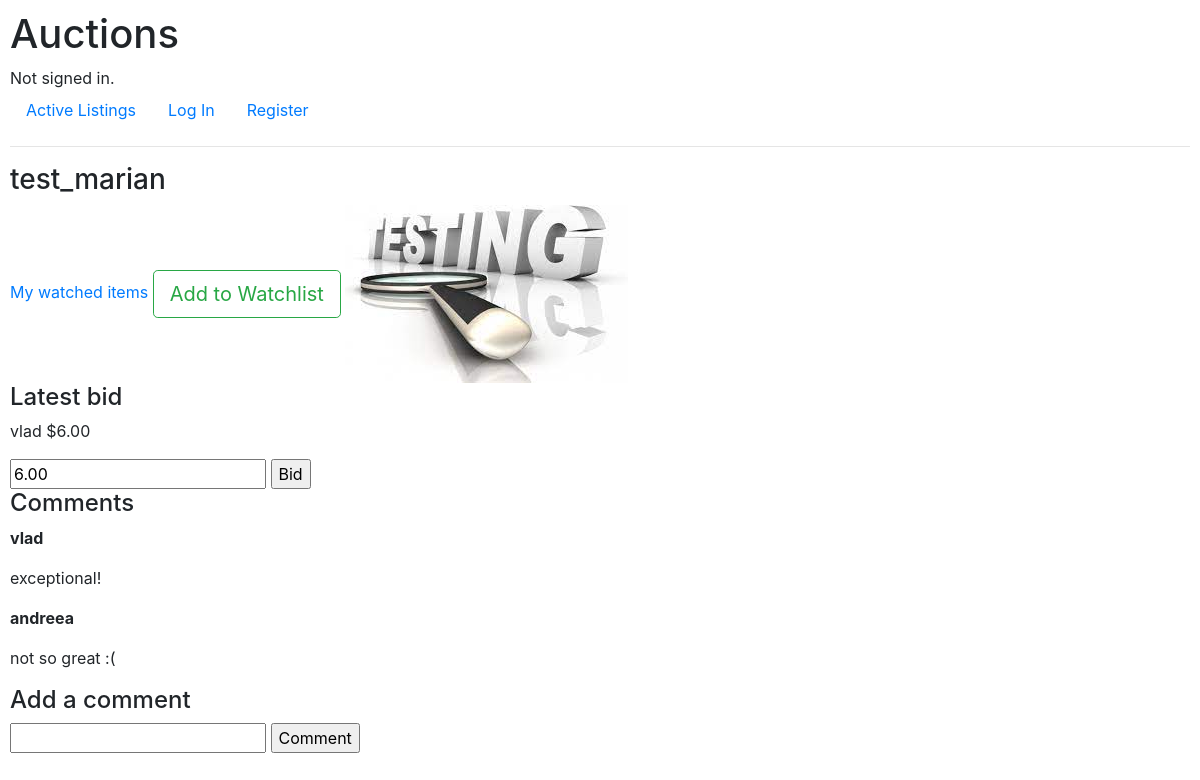
The app's page /listing/2, older data.
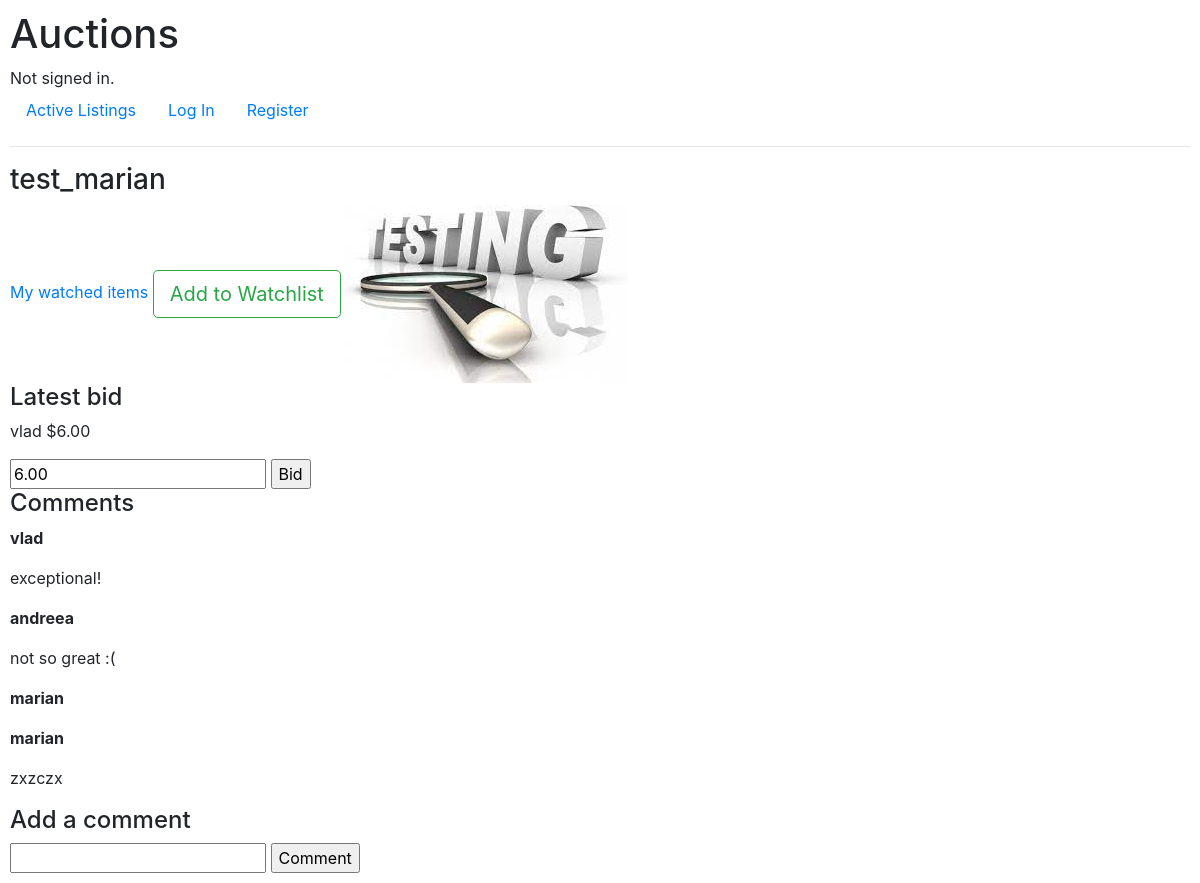
The same page, newer data.
### auctions/models.py (models this page shows, shortened)
class Comment(models.Model):
    user = models.ForeignKey(User, on_delete=models.CASCADE,null=False, blank=True, related_name="user_comments")
    listing = models.ForeignKey(Listing, on_delete=models.CASCADE,null=True, blank=True, related_name="listing_comments")
    comment = models.CharField(max_length=200)

class User(AbstractUser):
    pass

### auctions/views.py (the view, shortened to what this page needs)
# urls.py: path("listing/<int:pk>", views.listing, name='listing'),
def listing(request, pk):
    listing = get_object_or_404(Listing, pk=pk)
    last_bid = Bid.objects.filter(listing=listing).last()
    comments = Comment.objects.filter(listing=listing)
    watching = Watching.objects.filter(user=request.user.id, listing=listing.id).exists()
    context = {
        "listing" : listing,
        'bid': last_bid,
        "comments":comments,
        "owner": checkOwner(request,listing),
        "watching": watching,
        }
    return render(request, "auctions/listing.html", context)

### auctions/models.py (called while the page is built)
    def image_url(self):
        return self.image.url if self.image else None

    def __str__(self):
        return str(self.bid)

### auctions/views.py (called while the page is built)
def checkOwner(req, lis):
    if req.user.id == lis.user.id:
        return True

### auctions/templates/auctions/listing.html (shortened to what this page needs)
{% extends "auctions/layout.html" %}
{% load static %}
{% block body %}
    <h3>{{listing.title}}</h3>
    <a href="{% url 'watching' %}">My watched items</a>
    {% if not owner %}
        {% if watching %}
            <a href="{% url 'unwatch' listing.id  %}" role="button" class="btn btn-outline-secondary btn-lg">Remove from Watchlist</a>
        {% else %}
        <a href="{% url 'watch' listing.id  %}" role="button" class="btn btn-outline-success btn-lg">Add to Watchlist</a>
        {% endif %}
    {% endif %}
    {% if listing.image %}
    <img src="{{ listing.image_url }}" alt="{{ listing.title }}">
    {% else %}
        <img src="/uploads/default.jpg" alt="No image">
    {% endif %}
    {% if bid and not owner %}
        <h4>Latest bid</h4>
        <p>{{bid.user}} ${{bid|floatformat:2}}</p>
    {% endif %}
    {% if owner and bid %}
    <form action="" name="close" method="post">
        {% csrf_token %}
        <p>Highest bid: ${{bid}}</p>
        <input type="hidden" id="close" name="close" value="{{bid.user.id}}">
        <input type="submit" value="Close auction">
    </form>
    {% elif not owner %}
    <form action="" name="bid" method="post">
        <input type="number" name="bid_amount" id="bid_amount"
            {% if not bid %} min="{{listing.starting}}"
            placeholder="{{listing.starting|floatformat:2}}"
            {% else %}
            min="{{bid|floatformat:2}}" placeholder="{{bid|floatformat:2}}
            {% endif %}"
            value="{{bid|floatformat:2}}"
            required>
        <input type="submit" value="Bid">
    </form>
    {%else%}
        <p>No bids yet.</p>
    {% endif %}
    <h4>Comments</h4>
    {% for comment in comments %}
    <p><b>{{comment.user}}</b></p>
    <p>{{comment.comment}}</p>
    {%empty%}
    <p>No bids yet.</p>
    {% endfor %}
    <h4>Add a comment</h4>
    <form action="" name="comment" method="post">
        <input type="textarea" name="comment" required>
        <input type="submit" value="Comment">
    </form>
{% endblock %}

Row changes from the older to the newer data that the page shows:
added Comment: user "marian"
added Comment: user "marian", comment "zxzczx"
